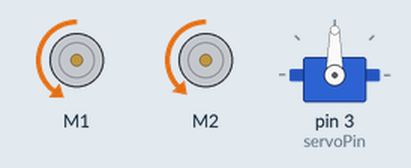
A sketch run on a simulated Arduino Uno, built with avr-gcc and run on an emulated ATmega328P. On the bench: 2 × DC motor (green arrow = forward, orange = backward, longer = faster), servo.

Above: at 0.05 s.
At 1.4 s:
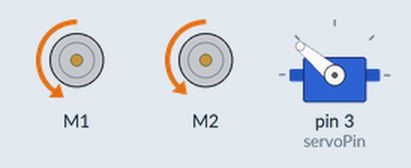
At 5.1 s:
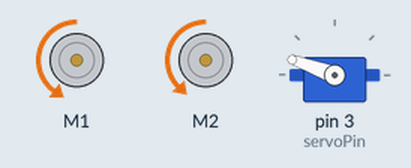
At 11.4 s:
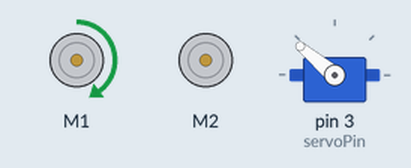
At 13.9 s:
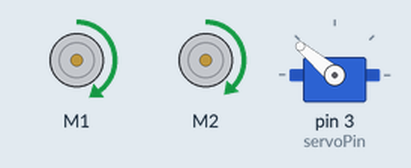
At 18.9 s:
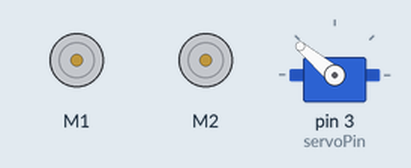
Timing chart, 0 to 20.4 s (numbered marks = the images above):
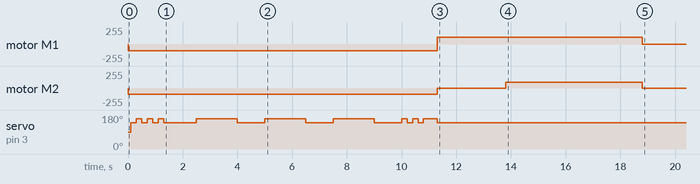

Measured:
- by itself, motor M1: stopped → backward 100/255 at 0.00 s, → forward 100/255 11.3 s later, → stopped 7.5 s later
- by itself, motor M2: stopped → backward 90/255 at 0.00 s, → stopped 11.3 s later, → forward 90/255 2.5 s later, → stopped 5.0 s later
- by itself, servo on pin 3 (servoPin): 90° → 140° at 0.10 s, → 160° 0.20 s later, → 140° 0.20 s later, → 160° 0.20 s later, … (19 changes in this stretch)

The sketch:

DEFENSE.ino
```cpp
// Include the Servo library

#include <Wire.h>
#include <Adafruit_MotorShield.h>
#include "utility/Adafruit_MS_PWMServoDriver.h"
#include <Servo.h>

// Declare the Servo pin
Adafruit_MotorShield AFMS = Adafruit_MotorShield();
Adafruit_DCMotor *myMotor2 = AFMS.getMotor(2);
Adafruit_DCMotor *myMotor = AFMS.getMotor(1);
int servoPin = 3;


Servo Servo1;

void setup() {
  Serial.begin(9600);           // set up Serial library at 9600 bps
  AFMS.begin();
  myMotor->setSpeed(90);
  myMotor->run(FORWARD);
  myMotor->run(RELEASE);

  myMotor2->setSpeed(75);
  myMotor2-> run(FORWARD);
  myMotor2->run(RELEASE);

  Servo1.attach(servoPin);

}

void loop(){

  myMotor->setSpeed(100);
  myMotor2->setSpeed(90);
  myMotor->run(BACKWARD);
  myMotor2->run(BACKWARD);
  //Servo1.write(300);
  delay(100);

  Servo1.write(140);

  delay(200);

  Servo1.write(160);

  delay(200);

  Servo1.write(140);

  delay(200);

  Servo1.write(160);

  delay(200);

  Servo1.write(140);

  delay(200);

  Servo1.write(160);


  /////////////////////////////
  delay(200);
  Servo1.write(140);

  delay(200);


  // Long long long

  Servo1.write(140);

  delay(1000);

  Servo1.write(160);

  delay(1500);

  Servo1.write(140);

  delay(1000);

  Servo1.write(160);

  delay(1500);

  Servo1.write(140);

  delay(1000);

  Servo1.write(160);

  delay(1500);


  // Short short short

  Servo1.write(140);

  delay(1000);

  Servo1.write(160);

  delay(200);

  Servo1.write(140);

  delay(200);

  Servo1.write(160);

  delay(200);

  Servo1.write(140);

  delay(200);

  Servo1.write(160);

 ///////

   /////////////////////////////
  delay(500);
  Servo1.write(140);

  //////////////////////////////

  myMotor->run(FORWARD);
  myMotor2->run(RELEASE);

  delay(2500);

  myMotor2->run(FORWARD);

  delay(5000);


  ////////////////////////////////


  myMotor2->setSpeed(0);
  myMotor ->setSpeed(0);
  delay(20000000);

}
```
